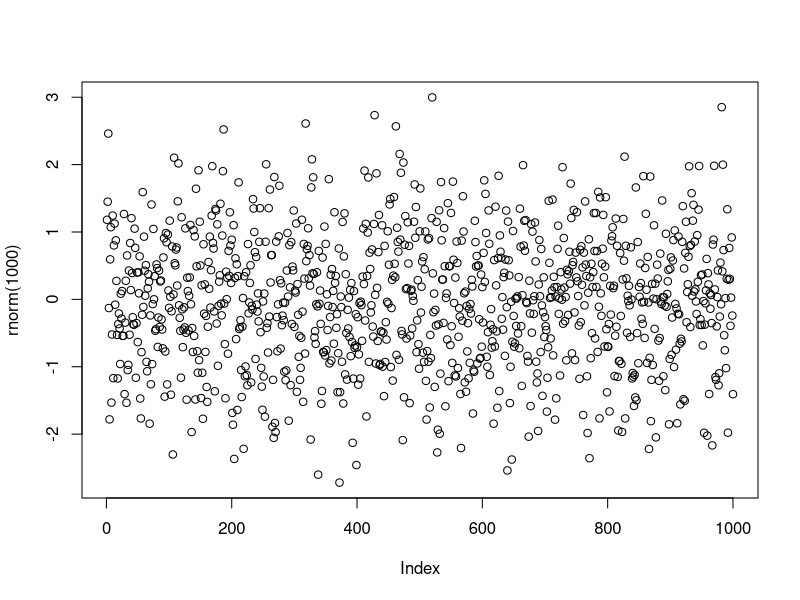
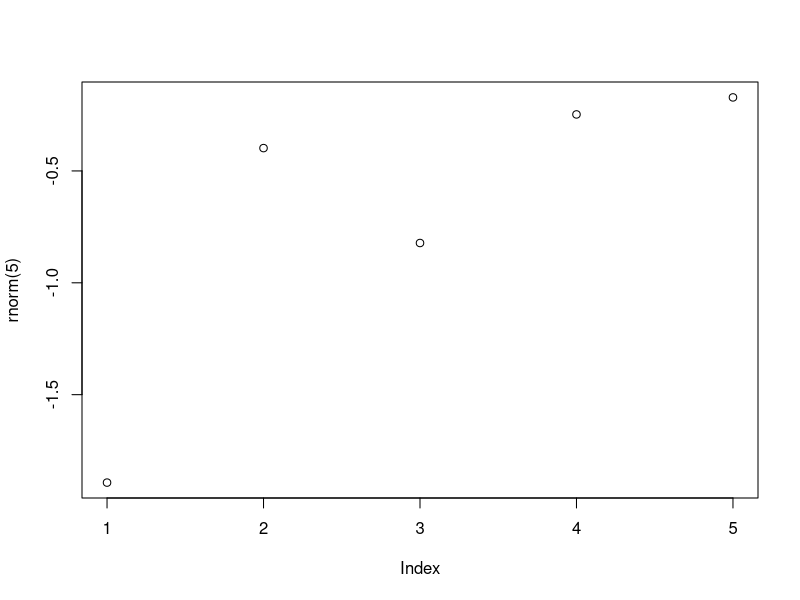

Write the R code that produced these figures, in order.
## ---- chunk 1
#| echo: true
plot(rnorm(1000))
## ---- chunk 2
#| echo: true

2 + 2
2 * 3 - 1 + 2 ^ 7
exp(-10)
log(2)
pi
sin(pi/2)

## ---- chunk 3
#| echo: true

# This is a comment in R
# Comments are ignored by R

1+1 # This works out the result of one plus one!
## ---- chunk 4
# This codes sums two numbers and prints result on screen

# Here is a function to sum two numbers

sum_numbers <- function(num1, num2) {
  return(num1 + num2)
}

# Call the function with arguments 2 and 1
# The result of the sum 2 + 1 is stored in result

result <- sum_numbers(2, 1)

# Print the result on screen

print(result)
## ---- chunk 5
#| echo: true
rnorm(5)
## ---- chunk 6
#| echo: true
#| output-location: slide
plot(rnorm(5))
## ---- chunk 7
#| echo: true
x <- 2
x
## ---- chunk 8
#| echo: true
x <- 2
x + x
x
